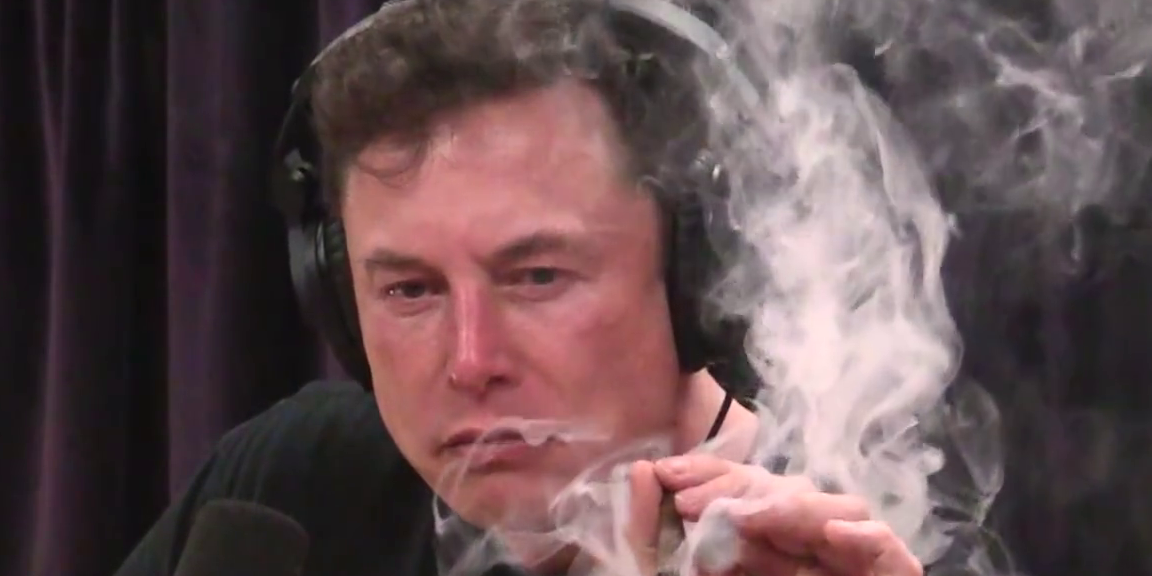
#> input picture ex03/elonmusk.png, 1152 x 576 px
$ python ColorFilter.py
#> lines starting #> are read from the running program, lines starting #| are printed output that depends on the picture
### ex03/ImageProcessor.py
import matplotlib.pyplot as plt
import matplotlib.image as mpimg


class ImageProcessor:
    def load(self, path):
#> called with path = './elonmusk.png'
        arr = mpimg.imread(path)
#> arr is the input picture: shape (576, 1152, 3) float32; mean R, G, B 0.395, 0.311, 0.32
        print("Loading image of dimensions %d x %d" % (len(arr), len(arr[0])))
#| Loading image of dimensions 576 x 1152
        return arr

    def display(self, array):
        plt.imshow(array, interpolation='nearest')
        plt.show()


# [5 lines that do not run on import are left out]

### ex03/ColorFilter.py
from ImageProcessor import ImageProcessor
from ScrapBooker import ScrapBooker
import numpy as np

class ColorFilter:
    def invert(self, array):
        return 1 - array

    def to_blue(self, array):
        res = np.zeros(array.shape)
        for y in range(len(res)):
            for x in range(len(res[y])):
                res[y][x][2] = array[y][x][2]
        return res

    def to_green(self, array):
        res = np.zeros(array.shape)
        for y in range(len(res)):
            for x in range(len(res[y])):
                res[y][x][1] = array[y][x][1]
        return res

    def to_red(self, array):
        res = np.zeros(array.shape)
        for y in range(len(res)):
            for x in range(len(res[y])):
                res[y][x][0] = array[y][x][0]
        return res

    def celluloid(self, array):
        res = array.copy()
        tmp = np.linspace(0.0,1.0, num=4, retstep=True)
        for y in range(len(res)):
            for x in range(len(res[y])):
                for z in range(len(res[y][x])):
                    if abs(res[y][x][z] - tmp[0][0]) < abs(res[y][x][z] - tmp[0][1]):
                        res[y][x][z] = tmp[0][0]
                    elif abs(res[y][x][z] - tmp[0][1]) < abs(res[y][x][z] - tmp[0][2]):
                        res[y][x][z] = tmp[0][1]
                    elif abs(res[y][x][z] - tmp[0][2]) < abs(res[y][x][z] - tmp[0][3]):
                        res[y][x][z] = tmp[0][2]
                    else:
                        res[y][x][z] = tmp[0][3]
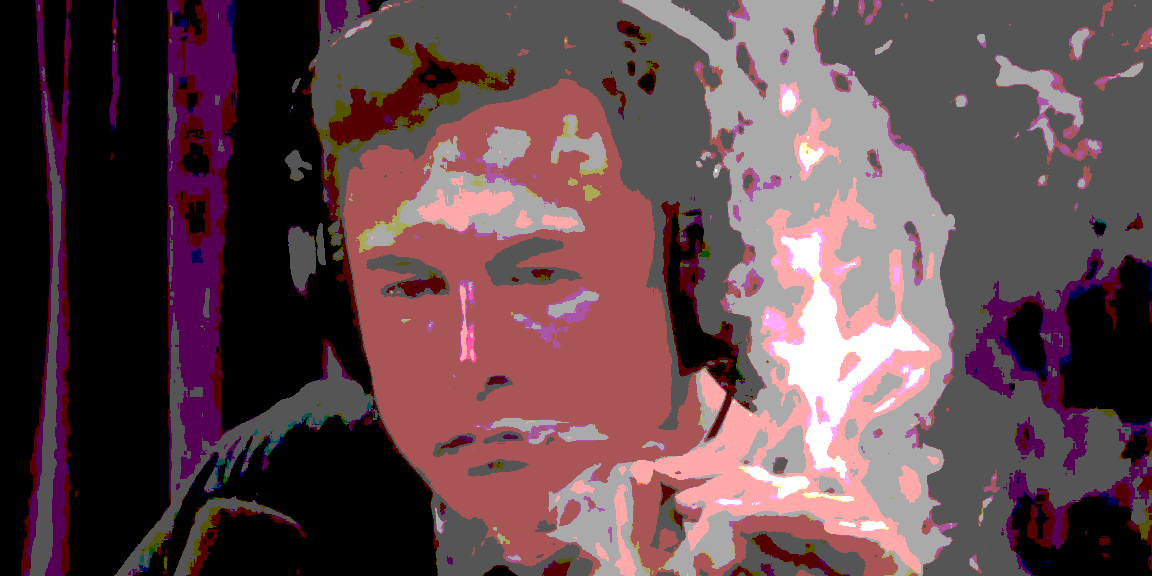
#> res: shape (576, 1152, 3) float32; mean R, G, B 0.385, 0.282, 0.302
        return res

if __name__ == "__main__":
    imp = ImageProcessor()
    cf = ColorFilter()
    sb = ScrapBooker()

    arr = imp.load("./elonmusk.png")

    #invert = cf.invert(arr)
    celluloid = cf.celluloid(arr)
    #blue_arr = cf.to_blue(arr)
    #green_arr = cf.to_green(arr)
    #red_arr = cf.to_red(arr)

    resa = np.concatenate((arr, celluloid), 1)
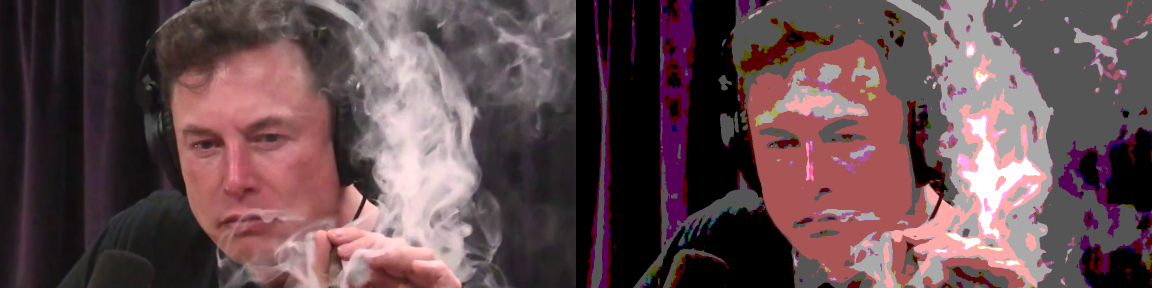
#> resa: shape (576, 2304, 3) float32 (shown at 1/2 size); mean R, G, B 0.39, 0.297, 0.312
    #resb = np.concatenate((invert, blue_arr), 1)
    #resc = np.concatenate((green_arr, red_arr), 1)
    #res = np.concatenate((resa, resb, resc), 0)
    imp.display(resa)
